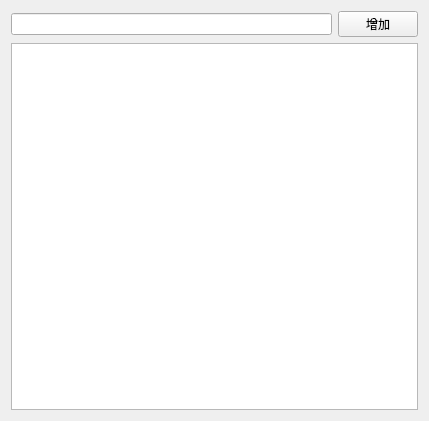
<?xml version="1.0" encoding="UTF-8"?>
<ui version="4.0">
 <class>ProjectList</class>
 <widget class="QWidget" name="ProjectList">
  <property name="geometry">
   <rect>
    <x>0</x>
    <y>0</y>
    <width>429</width>
    <height>421</height>
   </rect>
  </property>
  <property name="windowTitle">
   <string>项目列表</string>
  </property>
  <layout class="QVBoxLayout" name="verticalLayout">
   <item>
    <layout class="QHBoxLayout" name="horizontalLayout">
     <item>
      <widget class="QLineEdit" name="name_LE"/>
     </item>
     <item>
      <widget class="QPushButton" name="add_PB">
       <property name="text">
        <string>增加</string>
       </property>
      </widget>
     </item>
    </layout>
   </item>
   <item>
    <widget class="QListView" name="project_LV"/>
   </item>
  </layout>
 </widget>
 <layoutdefault spacing="6" margin="11"/>
 <resources/>
 <connections/>
</ui>
